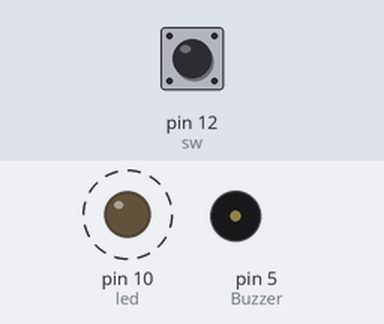
Bench run of a sketch on a simulated Arduino Uno, built with avr-gcc and run on an emulated ATmega328P. Parts: output pins drawn as LEDs (lit = HIGH), buzzer (waves = sounding, pin HIGH). Dashed ring = blinking. Inputs (shaded band) come from the test bench; at power-on: pin 12 (sw) HIGH.

Above: at 6.8 s.
6.9 s: pin 12 (sw) pulled LOW for 1.5 s
At 7.9 s:
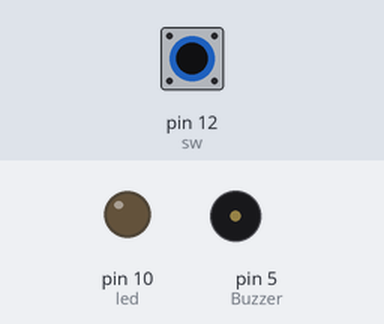
12.9 s: pin 12 (sw) pulled LOW for 3.2 s
Timing chart, 0 to 23.6 s (numbered marks = the images above; inputs shaded):
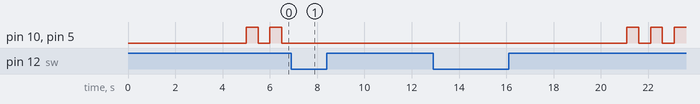

The sketch:

step3.ino
```cpp
int Buzzer = 5 ; //부저 5번핀으로 제어
int led = 10; //led 10번핀으로 제어
int sw = 12; //스위치 12번핀으로 제어
bool warning = false;

void setup()  {
  pinMode(Buzzer, OUTPUT);
  pinMode(led, OUTPUT);
  pinMode(sw, INPUT_PULLUP); //스위치사용/sw를 인풋_풀업
}

void loop()  {
  int sw_value =  digitalRead(sw);
  if (sw_value == HIGH) { //냉장고 문이 열렸을 때
    if (warning == true) {
      digitalWrite(led , HIGH);
      digitalWrite(Buzzer , HIGH);
      delay(500);
      digitalWrite(led, LOW);
      digitalWrite(Buzzer, LOW);
      delay(500);
    }
    else { // warning == false //3초뒤 LED켜짐
      delay(5000);
      warning = true;
    }
  }
  else { // 냉장고 닫혔을떄
    warning = false;
  }
}
```

Measured:
- after the input at 6.9 s, pin 10 (led), pin 5 (Buzzer): stops changing and stays LOW
